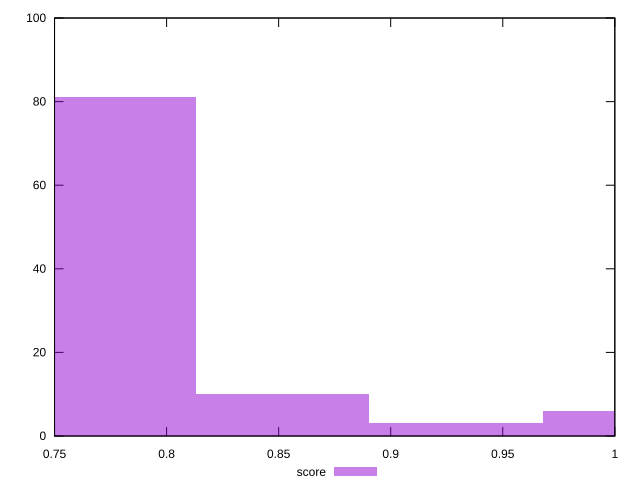

Source code (gnuplot):
reset

$score <<EOF
0.7743054789267627 81
1.0065971226047914 6
0.8517360268194389 10
0.9291665747121152 3
EOF

set key outside below
set boxwidth 0.07743054789267627
set xrange [0.75:1]
set yrange [0:100]
set trange [0:100]
set style fill transparent solid 0.5 noborder
set terminal svg size 640, 490 enhanced background rgb 'white'
set output "reprap/uses-rel-preconnect/samples/pages+cached+noexternal+nomedia+nocss+nojs/score/histogram.svg"

plot $score title "score" with boxes

reset
